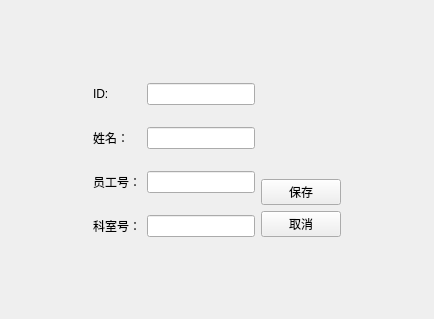
<?xml version="1.0" encoding="UTF-8"?>
<ui version="4.0">
 <class>DoctorEditView</class>
 <widget class="QWidget" name="DoctorEditView">
  <property name="geometry">
   <rect>
    <x>0</x>
    <y>0</y>
    <width>434</width>
    <height>319</height>
   </rect>
  </property>
  <property name="windowTitle">
   <string>医生信息编辑</string>
  </property>
  <layout class="QVBoxLayout" name="verticalLayout_2">
   <item>
    <spacer name="verticalSpacer_3">
     <property name="orientation">
      <enum>Qt::Vertical</enum>
     </property>
     <property name="sizeHint" stdset="0">
      <size>
       <width>20</width>
       <height>43</height>
      </size>
     </property>
    </spacer>
   </item>
   <item>
    <layout class="QHBoxLayout" name="horizontalLayout_2">
     <item>
      <spacer name="horizontalSpacer">
       <property name="orientation">
        <enum>Qt::Horizontal</enum>
       </property>
       <property name="sizeHint" stdset="0">
        <size>
         <width>66</width>
         <height>20</height>
        </size>
       </property>
      </spacer>
     </item>
     <item>
      <layout class="QHBoxLayout" name="horizontalLayout">
       <item>
        <layout class="QFormLayout" name="formLayout">
         <item row="1" column="0">
          <widget class="QLabel" name="label">
           <property name="text">
            <string>ID:</string>
           </property>
          </widget>
         </item>
         <item row="1" column="1">
          <widget class="QLineEdit" name="dbEditID"/>
         </item>
         <item row="3" column="0">
          <widget class="QLabel" name="label_2">
           <property name="text">
            <string>姓名：</string>
           </property>
          </widget>
         </item>
         <item row="3" column="1">
          <widget class="QLineEdit" name="dbEditName"/>
         </item>
         <item row="5" column="0">
          <widget class="QLabel" name="label_8">
           <property name="text">
            <string>员工号：</string>
           </property>
          </widget>
         </item>
         <item row="5" column="1">
          <widget class="QLineEdit" name="dbEditEmployee"/>
         </item>
         <item row="7" column="0">
          <widget class="QLabel" name="label_9">
           <property name="text">
            <string>科室号：</string>
           </property>
          </widget>
         </item>
         <item row="7" column="1">
          <widget class="QLineEdit" name="dbEditDepartmentID"/>
         </item>
         <item row="2" column="1">
          <spacer name="verticalSpacer_4">
           <property name="orientation">
            <enum>Qt::Vertical</enum>
           </property>
           <property name="sizeHint" stdset="0">
            <size>
             <width>20</width>
             <height>10</height>
            </size>
           </property>
          </spacer>
         </item>
         <item row="4" column="1">
          <spacer name="verticalSpacer_5">
           <property name="orientation">
            <enum>Qt::Vertical</enum>
           </property>
           <property name="sizeHint" stdset="0">
            <size>
             <width>20</width>
             <height>10</height>
            </size>
           </property>
          </spacer>
         </item>
         <item row="6" column="1">
          <spacer name="verticalSpacer_6">
           <property name="orientation">
            <enum>Qt::Vertical</enum>
           </property>
           <property name="sizeHint" stdset="0">
            <size>
             <width>20</width>
             <height>10</height>
            </size>
           </property>
          </spacer>
         </item>
        </layout>
       </item>
       <item>
        <layout class="QVBoxLayout" name="verticalLayout">
         <item>
          <spacer name="verticalSpacer">
           <property name="orientation">
            <enum>Qt::Vertical</enum>
           </property>
           <property name="sizeHint" stdset="0">
            <size>
             <width>20</width>
             <height>40</height>
            </size>
           </property>
          </spacer>
         </item>
         <item>
          <widget class="QPushButton" name="btSave">
           <property name="text">
            <string>保存</string>
           </property>
          </widget>
         </item>
         <item>
          <widget class="QPushButton" name="btBack">
           <property name="text">
            <string>取消</string>
           </property>
          </widget>
         </item>
        </layout>
       </item>
      </layout>
     </item>
     <item>
      <spacer name="horizontalSpacer_2">
       <property name="orientation">
        <enum>Qt::Horizontal</enum>
       </property>
       <property name="sizeHint" stdset="0">
        <size>
         <width>65</width>
         <height>20</height>
        </size>
       </property>
      </spacer>
     </item>
    </layout>
   </item>
   <item>
    <spacer name="verticalSpacer_2">
     <property name="orientation">
      <enum>Qt::Vertical</enum>
     </property>
     <property name="sizeHint" stdset="0">
      <size>
       <width>20</width>
       <height>60</height>
      </size>
     </property>
    </spacer>
   </item>
  </layout>
 </widget>
 <resources/>
 <connections/>
</ui>
